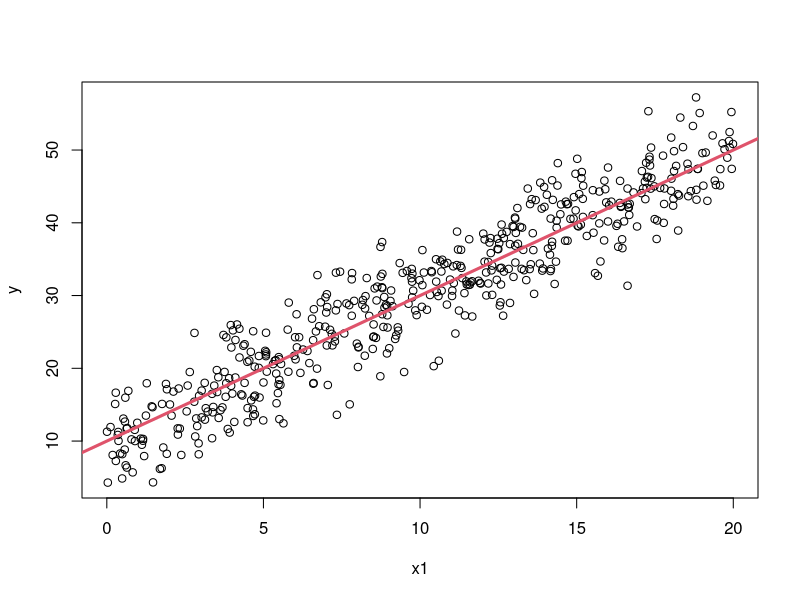
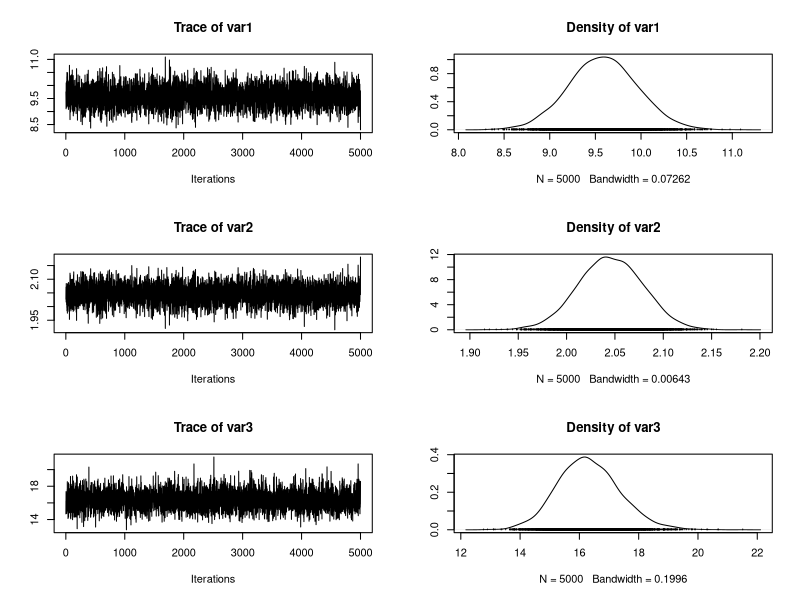
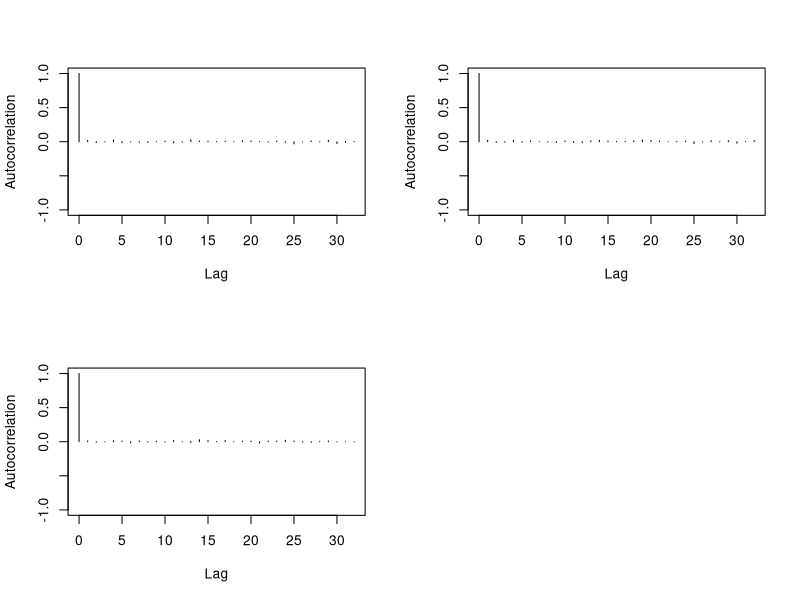
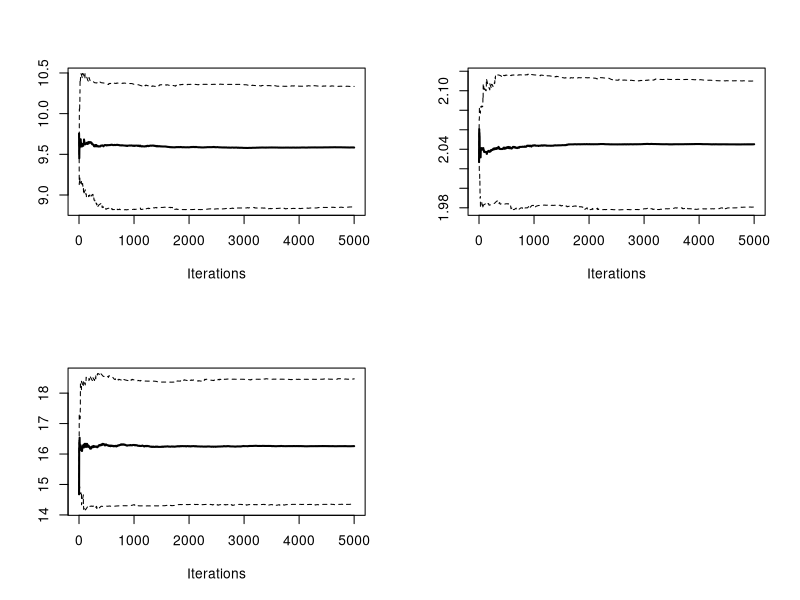
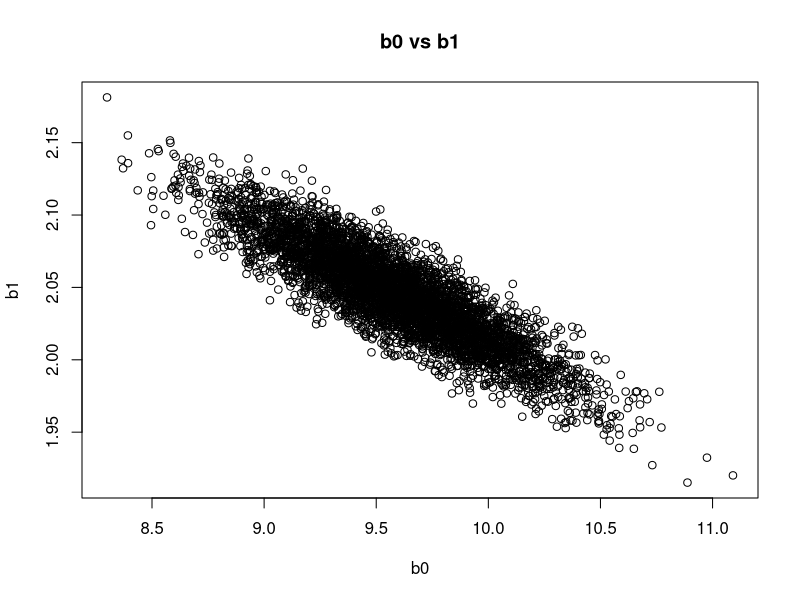
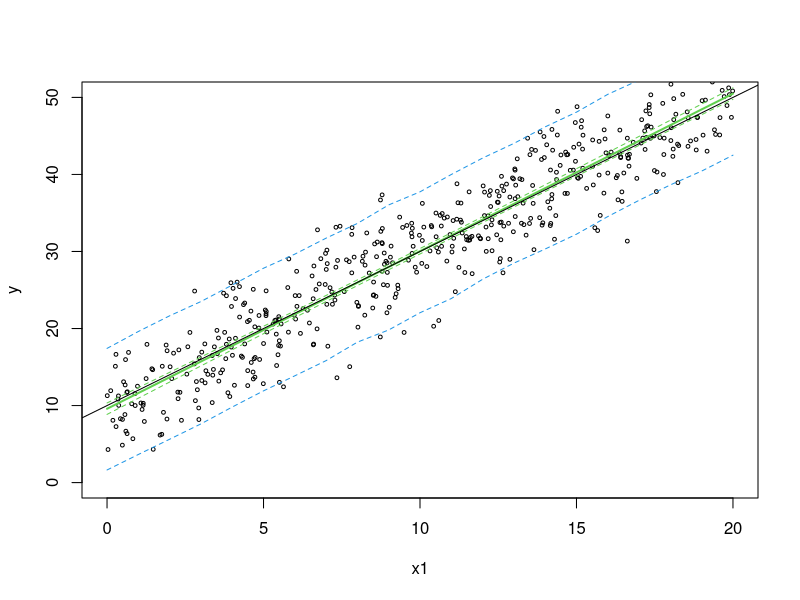
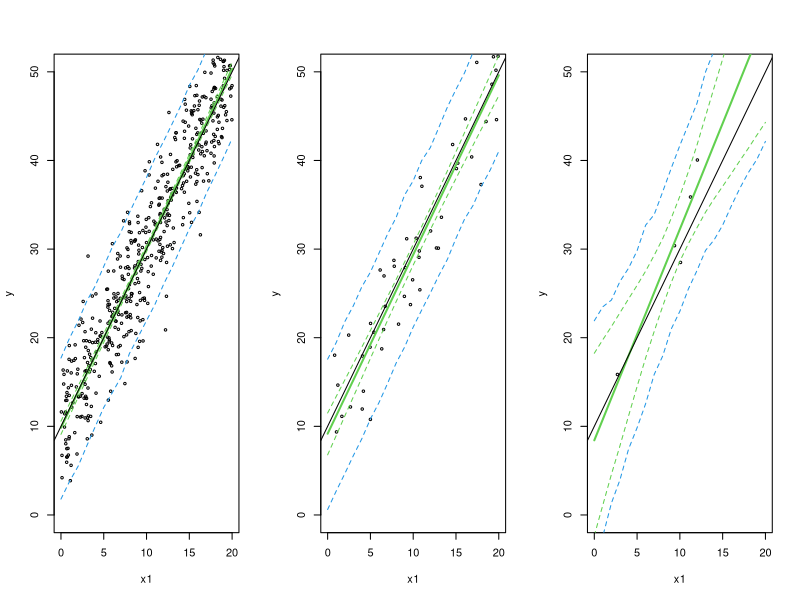
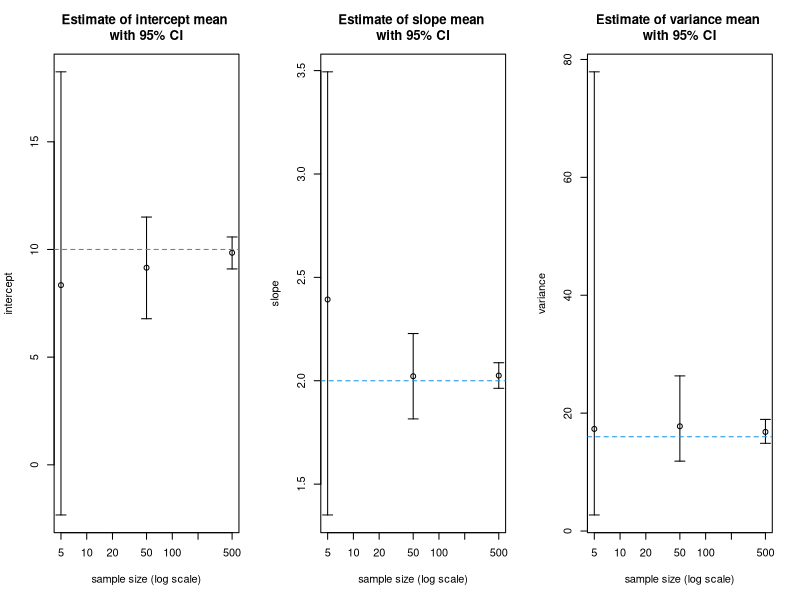

Write the R code that produced these figures, in order.
## ---- chunk 1
gibbs_loop <- function(n,ngibbs,b0,b1,signma2,plot=F){
  
  library(coda) 
  library(mvtnorm)
  
  beta <- matrix(c(b0,b1),2,1)  	## put “true” regression parameters in a matrix
  
  x1 <- runif(n,0,20)
  x <- cbind(rep(1,n),x1)
  y <- matrix(rnorm(n,x%*%beta,sqrt(sigma2)),n,1)
  
  if(plot){plot(x1,y)
           abline(b0,b1,col=2,lwd=3)
           }
  
  #### specify priors
  bprior <- as.vector(c(0,0))
  vinvert <- solve(diag(1000,2))
  s1 <- 0.1
  s2 <- 0.1
  
  #### precompute frequently used quantities
  XX <- t(x) %*% x
  XY <- t(x) %*% y
  VbB <- vinvert %*% bprior
  
  #### storage for MCMC
  bgibbs <- matrix(0.0,nrow=ngibbs,ncol=2) 	## storage for beta
  sgibbs <- numeric(ngibbs)			## storage for sigma2
  
  #### initial conditions
  sg <- 50
  sinv <- 1/sg
  
  #### Gibbs Loop
  for(g in 1:ngibbs){
    
    ## sample regression parameters
    bigV    <- solve(sinv*XX + vinvert)  ## Covariance matrix
    littlev <- sinv*XY + VbB
    b = t(rmvnorm(1,bigV %*% littlev,bigV))   ## Vv is the mean vector
    
    ## sample variance
    u1 <- s1 + n/2
    u2 <- s2 + 0.5*crossprod(y-x%*%b)
    sinv <- rgamma(1,u1,u2)
    sg <- 1/sinv
    
    ## storage
    bgibbs[g,] <- b  ## store the current value of beta vector
    sgibbs[g]  <- sg  ## store the current value of the variance
    
    # if(g %%100 == 0) print(g)  ##show how many steps have been performed
    }
  
  out <- list(bgibbs=bgibbs,sgibbs=sgibbs,x1=x1,y=y)
  return(out)
  }
## ---- chunk 2
n <- 500  ## sample size
b0 <- 10  ## intercept
b1 <- 2   ## slope
sigma2 <- 4^2  ## variance (s.d. = 4)
ngibbs <- 10  ## number of updates
par(mfrow = c(1,1))
out <- gibbs_loop(n,ngibbs,b0,b1,sigma2)
## ---- chunk 3
mcmc_diag <- function(out,beg,thin,plot=F){
  
  ## convert to MCMC object
  mcmc <- mcmc(cbind(out$bgibbs[seq(from=beg,to=ngibbs,by=thin),],out$sgibbs[seq(from=beg,to=ngibbs,by=thin)]) ) 
  if(plot){
    print("var 1 = b0, var2 = b1, var3 = variance")
    plot(mcmc) ## mcmc history and density plot
    
    autocorr.plot(mcmc)  	## autocorrelation
    cumuplot(mcmc)		## quantile plot
    
    print("var 1 = b0, var2 = b1, var3 = variance")
    print(1-rejectionRate(mcmc))	## acceptance rate
    print(summary(mcmc))		## summary table
    
    par(mfrow = c(1,1))
    plot(out$bgibbs[,1],out$bgibbs[,2],xlab="b0",ylab="b1",main="b0 vs b1")	## pairs plot to evaluate parameter correlation
    }
  return(summary(mcmc))
  }
## ---- chunk 4
beg = 1; thin = 1;
mcmc_diag(out,beg,thin)
## ---- chunk 5
n <- 500
ngibbs <- 5000
out <- gibbs_loop(n,ngibbs,b0,b1,sigma2,plot=T)
beg = 1; thin = 1;
par(mfrow = c(2,2))
sum_mcmc <- mcmc_diag(out,beg,thin,plot=T)
## ---- chunk 6
fit <- lm( out$y ~ out$x1 )
sfit <- summary(fit)
sfit
## ---- chunk 7
b0_comp <- rbind(
  c(b0,NA,NA,NA),
  c(sum_mcmc$statistics[1,c("Mean","SD")], sum_mcmc$quantiles[1,c("2.5%","97.5%")]),
  c(sfit$coefficients[1,1:2], coef(sfit)[1,1]+c(-1,1)*coef(sfit)[1,2]*qt(.975,sfit$fstatistic["dendf"]))
  )
rownames(b0_comp) <- c("True Value","Bayesian Regression", "Standard Regression")
colnames(b0_comp) <- c("Mean","SD","Lower CI", "Upper CI")


b1_comp <- rbind(c(b1,NA),sum_mcmc$statistics[2,c("Mean","SD")],sfit$coefficients[2,1:2])
rownames(b1_comp) <- c("True Value","Bayesian Regression", "Standard Regression")

b1_comp <- rbind(
  c(b1,NA,NA,NA),
  c(sum_mcmc$statistics[2,c("Mean","SD")], sum_mcmc$quantiles[2,c("2.5%","97.5%")]),
  c(sfit$coefficients[2,1:2], coef(sfit)[2,1]+c(-1,1)*coef(sfit)[2,2]*qt(.975,sfit$fstatistic["dendf"]))
  )
rownames(b1_comp) <- c("True Value","Bayesian Regression", "Standard Regression")
colnames(b1_comp) <- c("Mean","SD","Lower CI", "Upper CI")

s2_comp <- rbind(
  c(16,NA,NA,NA),
  c(sum_mcmc$statistics[3,c("Mean","SD")], sum_mcmc$quantiles[3,c("2.5%","97.5%")]),
  c((sfit$sigma)^2,NA,(length(out$x1)-1)*(sfit$sigma)^2/qchisq(.975,(length(out$x1)-1)),(sfit$sigma)^2*(length(out$x1)-1)/qchisq(.025,(length(out$x1)-1)))
  )
colnames(b1_comp) <- c("Mean","SD","Lower CI", "Upper CI")
rownames(s2_comp) <- c("True Value","Bayesian Regression", "Standard Regression")

print("Intercept:")
b0_comp
print("Slope:")
b1_comp
print("Variance:")
s2_comp

## ---- chunk 8
mcmc_CI <- function(ngibbs,bgibbs,sgibbs,beg,thin,x1,y,b0,b1,plot=F){
  
  xpred <- 0:20            ## sequence of x values we're going to
  npred <- length(xpred)				##      make predictions for
  ypred <- matrix(0.0,nrow=ngibbs,ncol=npred)	## storage for predictive interval
  ycred <- matrix(0.0,nrow=ngibbs,ncol=npred)	## storage for credible interval
  
  for(g in seq(from=beg,to=ngibbs,by=thin)){
    Ey <- bgibbs[g,1] + bgibbs[g,2] * xpred
    ycred[g,] <- Ey
    ypred[g,] <- rnorm(npred,Ey,sqrt(sgibbs[g]))
    }
  
  ci <- apply(ycred,2,quantile,c(0.025,0.5,0.975))  ## credible interval and median
  pi <- apply(ypred,2,quantile,c(0.025,0.975))  	## prediction interval
  
  if(plot){
    plot(x1,y,cex=0.5,xlim=c(0,20),ylim=c(0,50))
    lines(xpred,ci[1,],col=3,lty=2)	## lower CI
    lines(xpred,ci[2,],col=3,lwd=2)	## median
    lines(xpred,ci[3,],col=3,lty=2)	## upper CI
    lines(xpred,pi[1,],col=4,lty=2)	## lower PI
    lines(xpred,pi[2,],col=4,lty=2)	## upper PI
    abline(b0,b1)				## true model
    }
  }
## ---- chunk 9
par(mfrow = c(1,1))
mcmc_CI(ngibbs,out$bgibbs,out$sgibbs,beg,thin,out$x1,out$y,b0,b1, plot = T)
## ---- chunk 10
b0_est <- data.frame(b0,NA,NA,NA)
colnames(b0_est) <- c("mean","SD", "2.5%","97.5%" )
b1_est <- data.frame(b1,NA,NA,NA)
colnames(b1_est) <- c("mean","SD", "2.5%","97.5%")
s2_est  <- data.frame(sigma2,NA,NA,NA)
colnames(s2_est) <- c("mean","SD", "2.5%","97.5%")

par(mfrow = c(1,3))
for(n in c(500,50,5)){
  ngibbs <- 5000
  out <- gibbs_loop(n,ngibbs,b0,b1,sigma2)
  beg = 1; thin = 1;
  sum_mcmc <- mcmc_diag(out,beg,thin)
  
  b0_est <- rbind(c(sum_mcmc$statistics[[1,"Mean"]],sum_mcmc$statistics[[1,"SD"]], sum_mcmc$quantiles[[1,"2.5%"]], sum_mcmc$quantiles[[1,"97.5%"]]),b0_est)
  b1_est <- rbind(c(sum_mcmc$statistics[2,"Mean"],sum_mcmc$statistics[2,"SD"],sum_mcmc$quantiles[2,"2.5%"], sum_mcmc$quantiles[2,"97.5%"]),b1_est)
  s2_est <- rbind(c(sum_mcmc$statistics[3,"Mean"],sum_mcmc$statistics[3,"SD"],sum_mcmc$quantiles[3,"2.5%"], sum_mcmc$quantiles[3,"97.5%"]),s2_est)
  
  mcmc_CI(ngibbs,out$bgibbs,out$sgibbs,beg,thin,out$x1,out$y,b0,b1,plot=T)
  }

rownames(b0_est) <- c("5","50","500","true")
rownames(b1_est) <- c("5","50","500","true")
rownames(s2_est) <- c("5","50","500","true")
## ---- chunk 11
print("Intercept:")
b0_est
print("Slope:")
b1_est
print("Variance:")
s2_est
## ---- chunk 12
par(mfrow = c(1,3))
x = c(5,50,500)
plot(x,b0_est$mean[1:3], 
     ylim = c(min(b0_est[,"2.5%"],na.rm=T),max(b0_est[,"97.5%"],na.rm=T)), 
     log="x",
     xlab = "sample size (log scale)",
     ylab = "intercept",
     main = "Estimate of intercept mean \nwith 95% CI")
arrows(x,b0_est[,"2.5%"],x, b0_est[,"97.5%"],length=0.05, angle=90, code=3)
abline(h=b0_est$mean[4],lty=2, col=4)

plot(x,b1_est$mean[1:3],
     ylim = c(min(b1_est[,"2.5%"],na.rm=T),max(b1_est[,"97.5%"],na.rm=T)),
     log  = "x" ,
     xlab = "sample size (log scale)",
     ylab = "slope",
     main = "Estimate of slope mean \nwith 95% CI")
arrows(x,b1_est[,"2.5%"],x, b1_est[,"97.5%"],length=0.05, angle=90, code=3)
abline(h=b1_est$mean[4],lty=2, col=4)

plot(x,s2_est$mean[1:3], ylim = c(min(s2_est[,"2.5%"],na.rm=T),max(s2_est[,"97.5%"],na.rm=T)),
     log="x" ,
     xlab = "sample size (log scale)",
     ylab = "variance",
     main = "Estimate of variance mean \nwith 95% CI")
arrows(x,s2_est[,"2.5%"],x, s2_est[,"97.5%"],length=0.05, angle=90, code=3)
abline(h=s2_est$mean[4],lty=2, col=4)

## ---- chunk 13
gibbs_loop_info <- function(n,ngibbs,b0,b1,signma2,plot=F){
  
  library(coda) 
  library(mvtnorm)
  
  beta <- matrix(c(b0,b1),2,1)    ## put “true” regression parameters in a matrix
  
  x1 <- runif(n,0,20)
  x <- cbind(rep(1,n),x1)
  y <- matrix(rnorm(n,x%*%beta,sqrt(sigma2)),n,1)
  
  if(plot){plot(x1,y)
           abline(b0,b1,col=2,lwd=3)
           }
  
  #### specify priors
  bprior <- as.vector(c(0,2))
  vinvert <- solve(matrix(c(1000,0,0,((.5)/1.96)^2),ncol=2))
  s1 <- 0.1
  s2 <- 0.1
  
  #### precompute frequently used quantities
  XX <- t(x) %*% x
  XY <- t(x) %*% y
  VbB <- vinvert %*% bprior
  
  #### storage for MCMC
  bgibbs <- matrix(0.0,nrow=ngibbs,ncol=2) 	## storage for beta
  sgibbs <- numeric(ngibbs)			## storage for sigma2
  
  #### initial conditions
  sg <- 50
  sinv <- 1/sg
  
  #### Gibbs Loop
  for(g in 1:ngibbs){
    
    ## sample regression parameters
    bigV    <- solve(sinv*XX + vinvert)  ## Covariance matrix
    littlev <- sinv*XY + VbB
    b = t(rmvnorm(1,bigV %*% littlev,bigV))   ## Vv is the mean vector
    
    ## sample variance
    u1 <- s1 + n/2
    u2 <- s2 + 0.5*crossprod(y-x%*%b)
    sinv <- rgamma(1,u1,u2)
    sg <- 1/sinv
    
    ## storage
    bgibbs[g,] <- b  ## store the current value of beta vector
    sgibbs[g]  <- sg  ## store the current value of the variance
    
    # if(g %%100 == 0) print(g)  ##show how many steps have been performed
    }
  
  out <- list(bgibbs=bgibbs,sgibbs=sgibbs,x1=x1,y=y)
  return(out)
  }
## ---- chunk 14
n = 5
ngibbs <- 5000
out1 <- gibbs_loop(n,ngibbs,b0,b1,sigma2)
out2 <- gibbs_loop_info(n,ngibbs,b0,b1,sigma2)
beg = 1; thin = 1;
sum_mcmc1 <- mcmc_diag(out1,beg,thin, plot = F)
sum_mcmc2 <- mcmc_diag(out2,beg,thin, plot = F)
par(mfrow=c(1,2))
mcmc_CI(ngibbs,out1$bgibbs,out1$sgibbs,beg,thin,out1$x1,out1$y,b0,b1,plot=T)
title("Uninformative Prior")
mcmc_CI(ngibbs,out2$bgibbs,out2$sgibbs,beg,thin,out2$x1,out2$y,b0,b1,plot=T)
title("Informative Prior")

b0_est <- rbind(
  c(sum_mcmc1$statistics[[1,"Mean"]],sum_mcmc1$statistics[[1,"SD"]], sum_mcmc1$quantiles[[1,"2.5%"]], sum_mcmc1$quantiles[[1,"97.5%"]]),
  c(sum_mcmc2$statistics[[1,"Mean"]],sum_mcmc2$statistics[[1,"SD"]], sum_mcmc2$quantiles[[1,"2.5%"]], sum_mcmc2$quantiles[[1,"97.5%"]])
  )

b1_est <- rbind(  
  c(sum_mcmc1$statistics[[2,"Mean"]],sum_mcmc1$statistics[[2,"SD"]], sum_mcmc1$quantiles[[2,"2.5%"]], sum_mcmc1$quantiles[[2,"97.5%"]]),
  c(sum_mcmc2$statistics[[2,"Mean"]],sum_mcmc2$statistics[[2,"SD"]], sum_mcmc2$quantiles[[2,"2.5%"]], sum_mcmc2$quantiles[[2,"97.5%"]])
  )

s2_est <- rbind(  
  c(sum_mcmc1$statistics[[3,"Mean"]],sum_mcmc1$statistics[[3,"SD"]], sum_mcmc1$quantiles[[3,"2.5%"]], sum_mcmc1$quantiles[[3,"97.5%"]]),
  c(sum_mcmc2$statistics[[3,"Mean"]],sum_mcmc2$statistics[[3,"SD"]], sum_mcmc2$quantiles[[3,"2.5%"]], sum_mcmc2$quantiles[[3,"97.5%"]])
  )

rownames(b0_est) <- rownames(b1_est) <- rownames(s2_est) <-c("uninformitive", "informative")
colnames(b0_est) <- colnames(b1_est) <- colnames(s2_est) <-c("Mean", "SD", "2.5%","97.5%")

## ---- chunk 15
b0_est
## ---- chunk 16
b1_est
## ---- chunk 17
s2_est
